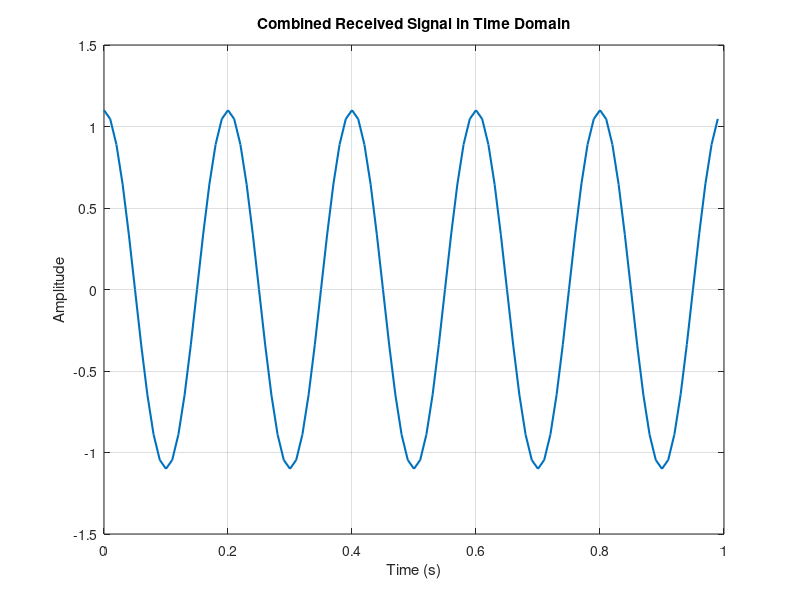
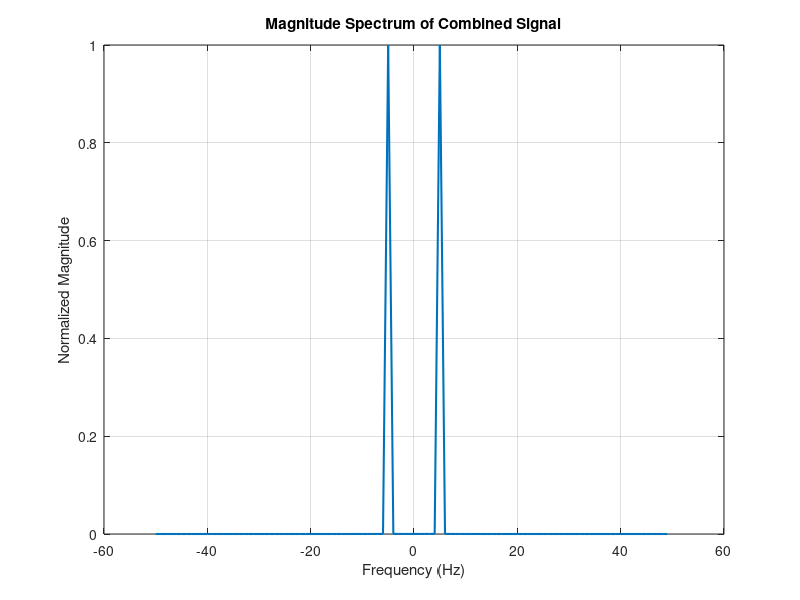
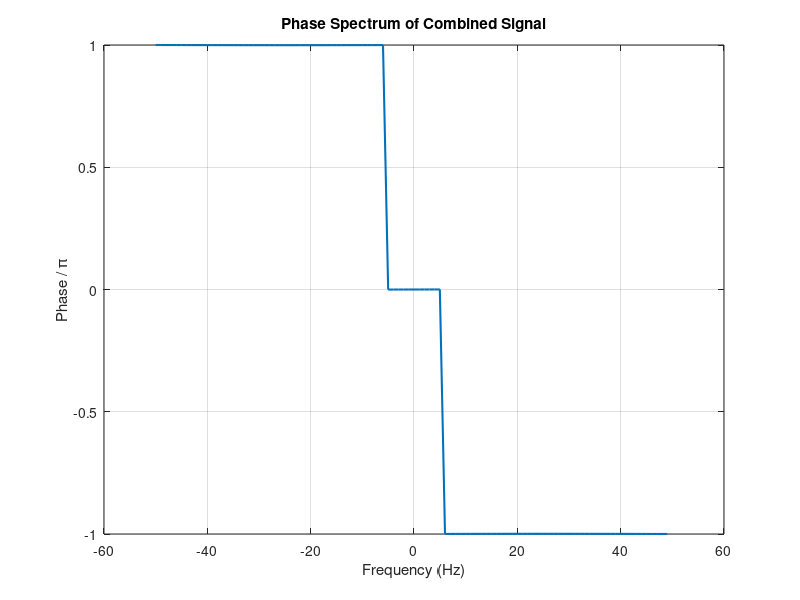

These charts were generated, in order, by the following MATLAB code:
fs = 100; 
Ts = 1/fs; 
t_start = 0;
t_end = 1;
t = t_start:Ts:t_end-Ts; 

R1 = 250 * 1000; 
R2 = 200 * 1000; 
V1 = 180 * 1000 / 3600; 
V2 = 216 * 1000 / 3600; 
alpha1 = 0.5;
alpha2 = 0.6;

fc = 5;
phi1 = 2 * pi * fc * t + (2 * pi * V1 / R1) * t;
phi2 = 2 * pi * fc * t + (2 * pi * V2 / R2) * t;

y1 = alpha1 * cos(phi1);
y2 = alpha2 * cos(phi2);
y_total = y1 + y2;

estimated_V1 = (R1 / (2 * pi * t(end))) * ((phi1(end) - phi1(1)) / t(end));
estimated_R1 = (V1 * t(end)) / ((phi1(end) - phi1(1)) / (2 * pi * fc));

estimated_V2 = (R2 / (2 * pi * t(end))) * ((phi2(end) - phi2(1)) / t(end));
estimated_R2 = (V2 * t(end)) / ((phi2(end) - phi2(1)) / (2 * pi * fc));

disp(['Estimated V1: ', num2str(estimated_V1), ' m/s']);
disp(['Estimated R1: ', num2str(estimated_R1), ' m']);
disp(['Estimated V2: ', num2str(estimated_V2), ' m/s']);
disp(['Estimated R2: ', num2str(estimated_R2), ' m']);

figure;
plot(t, y_total, 'LineWidth', 1.5);
xlabel('Time (s)');
ylabel('Amplitude');
title('Combined Received Signal in Time Domain');
grid on;

N = length(y_total); 
y_fft = fftshift(fft(y_total)); 
f = (-fs/2):(fs/N):(fs/2 - fs/N); 

magnitude = abs(y_fft) / max(abs(y_fft));

figure;
plot(f, magnitude, 'LineWidth', 1.5);
xlabel('Frequency (Hz)');
ylabel('Normalized Magnitude');
title('Magnitude Spectrum of Combined Signal');
grid on;

tol = 1e-6; 
y_fft(abs(y_fft) < tol) = 0; 
theta = angle(y_fft); 

figure;
plot(f, theta/pi, 'LineWidth', 1.5);
xlabel('Frequency (Hz)');
ylabel('Phase / \pi');
title('Phase Spectrum of Combined Signal');
grid on;

disp('Fourier Transform (Magnitude and Phase) plots for Combined Signal are completed.');
